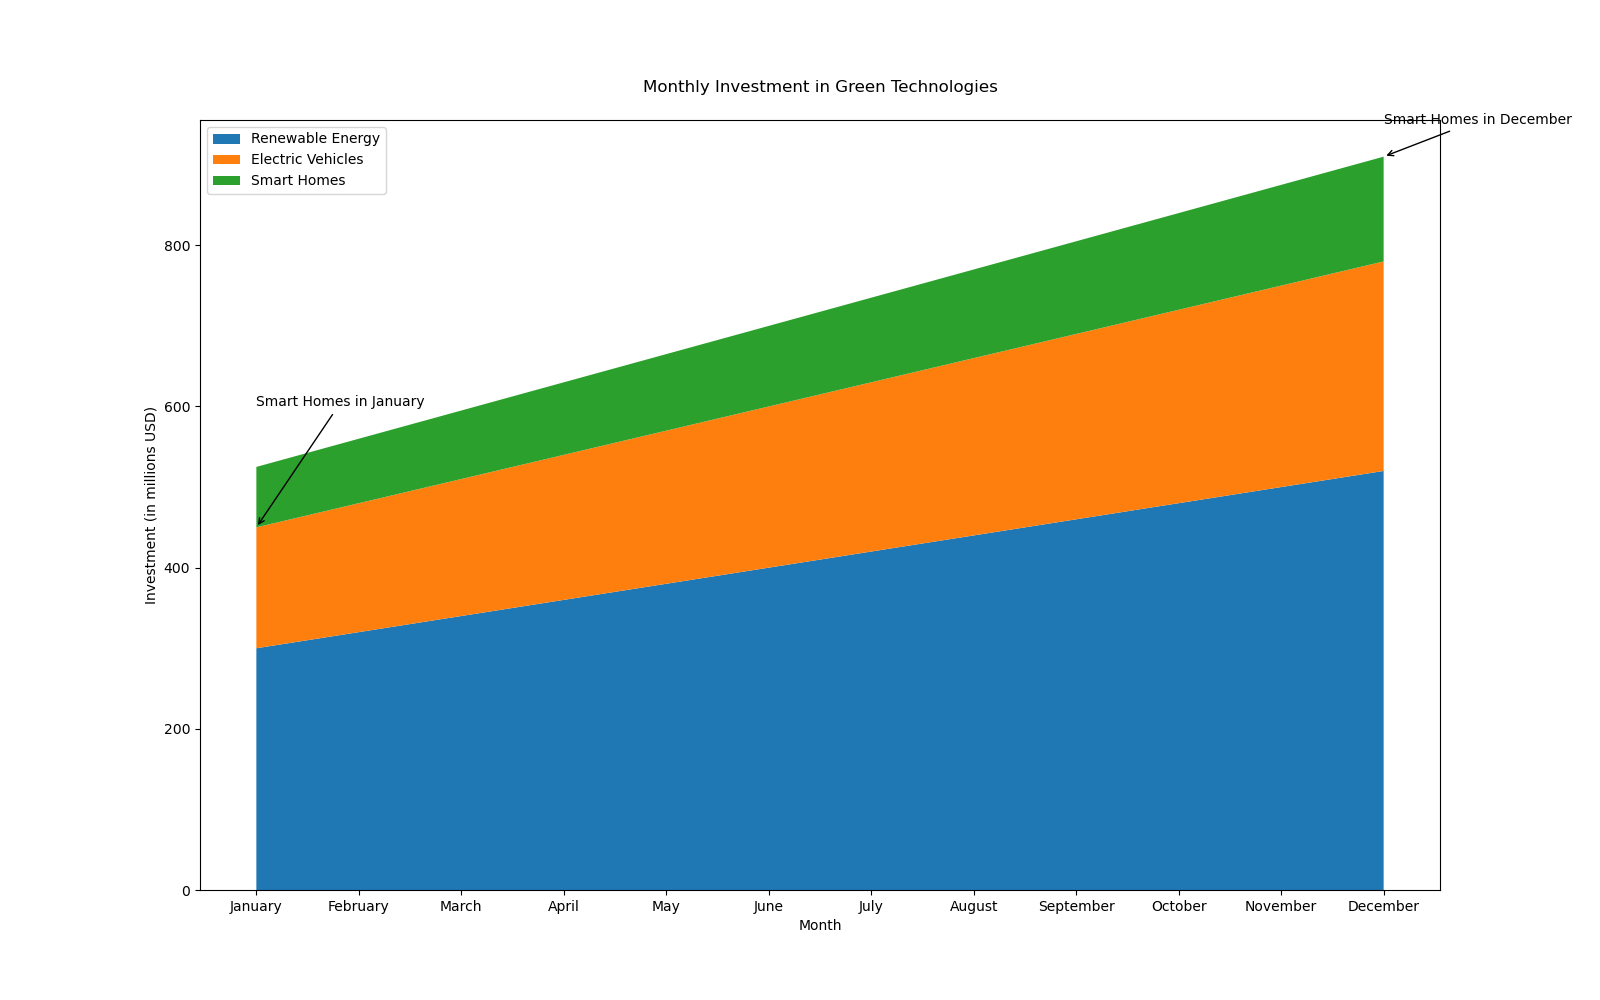

The Python source for this figure:

import matplotlib.pyplot as plt
import pandas as pd

# Define the data
data = {
    'Month': ['January', 'February', 'March', 'April', 'May', 'June', 
              'July', 'August', 'September', 'October', 'November', 'December'],
    'Renewable Energy': [300, 320, 340, 360, 380, 400, 420, 440, 460, 480, 500, 520],
    'Electric Vehicles': [150, 160, 170, 180, 190, 200, 210, 220, 230, 240, 250, 260],
    'Smart Homes': [75, 80, 85, 90, 95, 100, 105, 110, 115, 120, 125, 130],
}

# Create a dataframe
df = pd.DataFrame(data)

# Define x-axis based on 'Month'
x = df['Month']

# Plot using specific color codes
plt.figure(figsize=(16, 10))
plt.stackplot(x, df['Renewable Energy'], df['Electric Vehicles'], df['Smart Homes'], 
              colors=['#1f77b4', '#ff7f0e', '#2ca02c'])

# Adding title and labels
plt.title('Monthly Investment in Green Technologies', pad=20)
plt.xlabel('Month')
plt.ylabel('Investment (in millions USD)')

# Add annotations for 'Smart Homes' for the month of January and December
plt.annotate('Smart Homes in January', xy=(0, df['Renewable Energy'][0] + df['Electric Vehicles'][0]), 
             xytext=(0, 600), arrowprops=dict(facecolor='black', arrowstyle='->'))
             
plt.annotate('Smart Homes in December', xy=(11, df['Renewable Energy'][11] + df['Electric Vehicles'][11] + df['Smart Homes'][11]), 
             xytext=(11, 950), arrowprops=dict(facecolor='black', arrowstyle='->'))

# Display legend
plt.legend(['Renewable Energy', 'Electric Vehicles', 'Smart Homes'], loc='upper left')

# Display the figure
plt.show()
